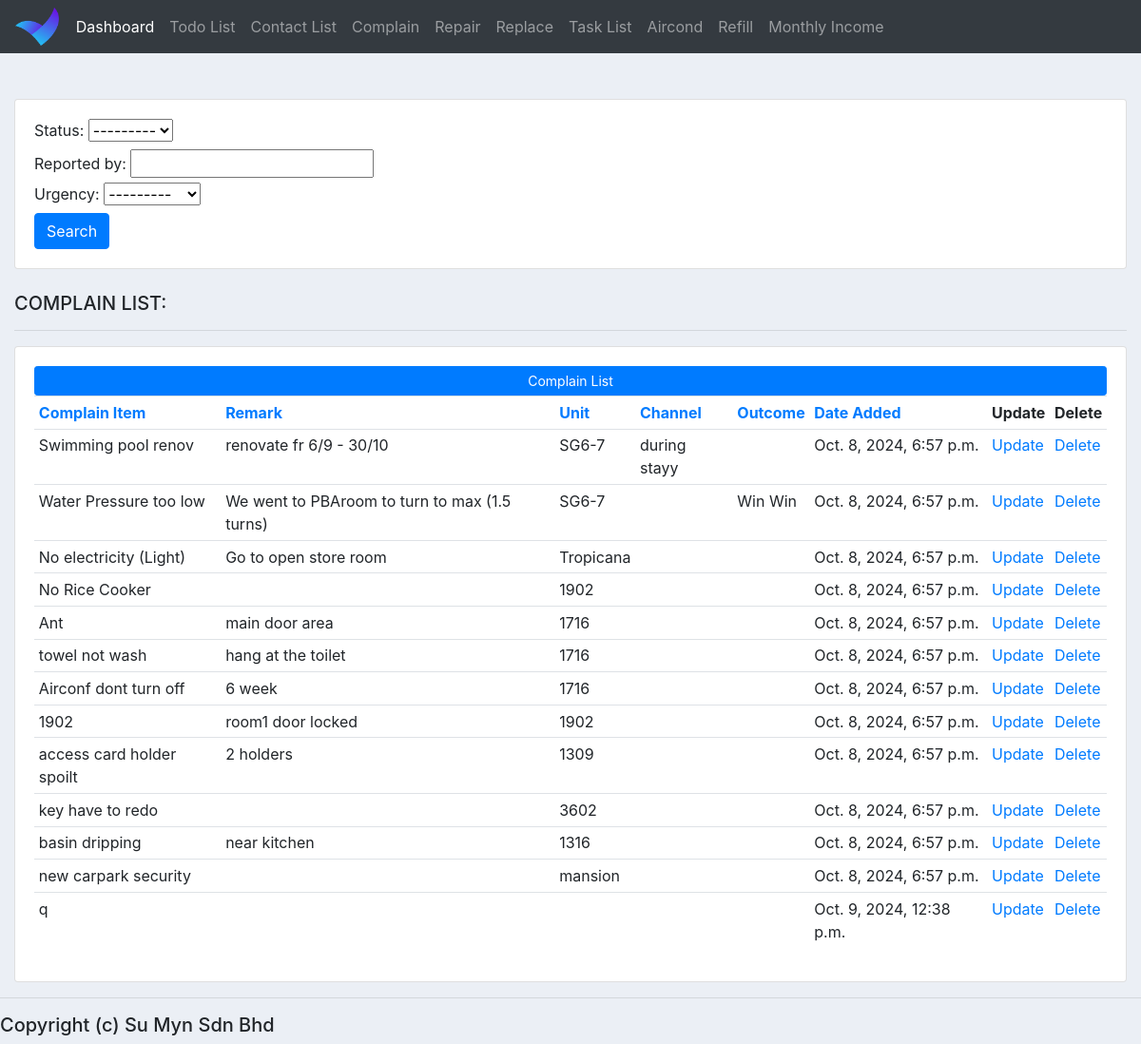
Page /table_complain_list/ on the committed database.
### homestay_app/models.py (models this page shows, shortened)
class ComplainList(models.Model):
    STATUS = (
        ("Pending", "Pending"),
        ("Done", "Done"),
    )
    URGENCY = (
        ("5-Extreme", "5-Extreme"),
        ("4-Very", "4-Very"),
        ("3-Normal", "3-Normal"),
        ("2-Less", "2-Less"),
        ("1-Not", "1-Not"),
    )
    IMPORTANCE = (
        ("5-Extreme", "5-Extreme"),
        ("4-Very", "4-Very"),
        ("3-Normal", "3-Normal"),
        ("2-Less", "2-Less"),
        ("1-Not", "1-Not"),
    )
    complain_item = models.CharField(max_length=200, null=True, blank=True)
    remark = models.CharField(max_length=200, null=True, blank=True)
    unit = models.CharField(max_length=30, null=True, blank=True)
    status =  models.CharField(max_length=30, blank=True, null=True, choices=STATUS)
    date = models.CharField(max_length=200, null=True, blank=True)
    day = models.CharField(max_length=200, null=True, blank=True)
    reported_by = models.CharField(max_length=200, null=True, blank=True)
    urgency = models.CharField(max_length=30, blank=True, null=True, choices=URGENCY)
    importance = models.CharField(max_length=30, blank=True, null=True, choices=IMPORTANCE)
    channel = models.CharField(max_length=200, null=True, blank=True)
    outcome = models.CharField(max_length=200, null=True, blank=True)
    created_at = models.DateTimeField(auto_now_add=True, null=True, blank=True)
    updated_at = models.DateTimeField(auto_now=True, null=True, blank=True)

### homestay_app/views.py (the view)
# urls.py: path('table_complain_list/', views.complainList, name='complainList'),
def complainList(request):
    complain_list = ComplainList.objects.all()
    sort_by = request.GET.get('sort', '')
    valid_sort_fields_complainlist = ['complain_item', 'remark', 'unit', 'status', 'date', 'reported_by', 'urgency',
                                      'importance', 'channel', 'outcome', 'created_at']
    if sort_by in valid_sort_fields_complainlist:
        complain_list = complain_list.order_by(F(sort_by).asc(nulls_last=True))
    myFilterComplain = ComplainListFilter(request.GET, queryset=complain_list)
    complain_list = myFilterComplain.qs
    context = {
        'current_sort': sort_by,
        'complain_list': complain_list,
        'myFilterComplain': myFilterComplain,
        'messages': messages.get_messages(request)
    }
    return render(request, 'table_complain_list.html', context)

### homestay_app/templates/table_complain_list.html (shortened to what this page needs)
{%  extends 'base.html' %}
{% load static %}
{% block content %}
<br>
<div class="row">
	<div class="col-md-12">
		<br>
		<div class="row">
			<div class="col">
				<div class="card card-body">
					<form method="get">
						{{myFilterComplain.form}}
						<button class="btn btn-primary" type="submit">Search</button>
					</form>
				</div>
			</div>
		</div>
		<br>
		<h5>COMPLAIN LIST:</h5>
		<hr>
		<div class="card card-body">
			<a class="btn btn-primary  btn-sm btn-block" href="{% url 'formComplainList' %}">Complain List</a>
			<table class="table table-sm">
				<tr>
					<th><a href="?sort=complain_item" class="{% if current_sort == 'complain_item' %}sort-indicator-complainlist{% endif %}">Complain Item</a></th>
					<th><a href="?sort=remark" class="{% if current_sort == 'remark' %}sort-indicator-complainlist{% endif %}">Remark</a></th>
					<th><a href="?sort=unit" class="{% if current_sort == 'unit' %}sort-indicator-complainlist{% endif %}">Unit</a></th>
					<th><a href="?sort=channel" class="{% if current_sort == 'channel' %}sort-indicator-complainlist{% endif %}">Channel</a></th>
					<th><a href="?sort=outcome" class="{% if current_sort == 'outcome' %}sort-indicator-complainlist{% endif %}">Outcome</a></th>
					<th><a href="?sort=date_added" class="{% if current_sort == 'date_added' %}sort-indicator-complainlist{% endif %}">Date Added</a></th>
					<th>Update</th>
					<th>Delete</th>
				</tr>
				{% for o in complain_list %}
					<tr>
						<td>{{o.complain_item|default:"" }}</td>
						<td>{{o.remark|default:"" }}</td>
						<td>{{o.unit|default:"" }}</td>
						<td>{{o.channel|default:"" }}</td>
						<td>{{o.outcome|default:"" }}</td>
						<td>{{o.created_at|default:"" }}</td>
						<td><a href="{% url 'updateComplainList' o.id %}">Update</a></td>
						<td><a href="{% url 'deleteComplainList' o.id %}">Delete</a></td>
					</tr>
				{% endfor %}
			</table>
		</div>
	</div>
</div>
{% endblock %}

### static/css/base.css (style rules this page uses)
body { background-color: #ebeff5; }

### rows in the picture
ComplainList: complain_item "Swimming pool renov", remark "renovate fr 6/9 - 30/10", unit "SG6-7", channel "during stayy", created_at "Oct. 8, 2024, 6:57 p.m."
ComplainList: complain_item "Water Pressure too low", remark "We went to PBAroom to turn to max (1.5 turns)", unit "SG6-7", outcome "Win Win", created_at "Oct. 8, 2024, 6:57 p.m."
ComplainList: complain_item "No electricity (Light)", remark "Go to open store room", unit "Tropicana", created_at "Oct. 8, 2024, 6:57 p.m."
ComplainList: complain_item "No Rice Cooker", unit "1902", created_at "Oct. 8, 2024, 6:57 p.m."
ComplainList: complain_item "Ant", remark "main door area", unit "1716", created_at "Oct. 8, 2024, 6:57 p.m."
ComplainList: complain_item "towel not wash", remark "hang at the toilet", unit "1716", created_at "Oct. 8, 2024, 6:57 p.m."
ComplainList: complain_item "Airconf dont turn off", remark "6 week", unit "1716", created_at "Oct. 8, 2024, 6:57 p.m."
ComplainList: complain_item "1902", remark "room1 door locked", unit "1902", created_at "Oct. 8, 2024, 6:57 p.m."
ComplainList: complain_item "access card holder spoilt", remark "2 holders", unit "1309", created_at "Oct. 8, 2024, 6:57 p.m."
ComplainList: complain_item "key have to redo", unit "3602", created_at "Oct. 8, 2024, 6:57 p.m."
ComplainList: complain_item "basin dripping", remark "near kitchen", unit "1316", created_at "Oct. 8, 2024, 6:57 p.m."
ComplainList: complain_item "new carpark security", unit "mansion", created_at "Oct. 8, 2024, 6:57 p.m."
ComplainList: complain_item "q", created_at "Oct. 9, 2024, 12:38 p.m."
